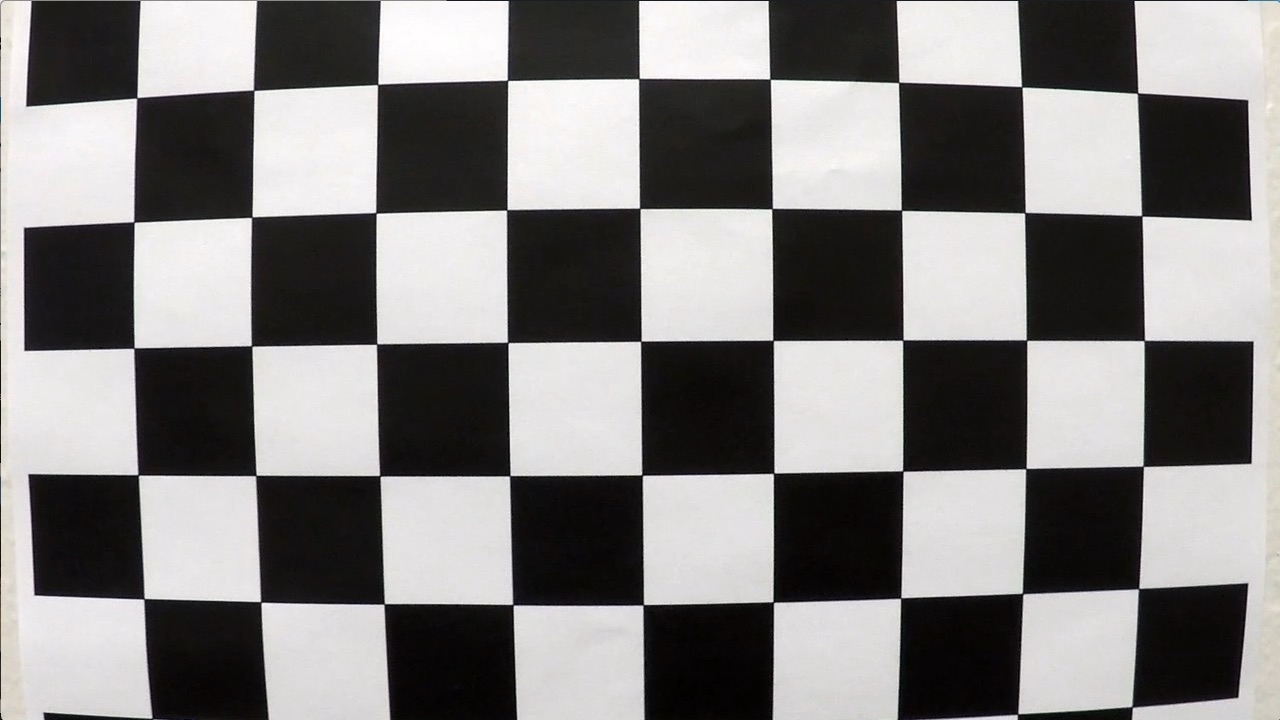
#> input picture CarND-Advanced-Lane-Lines/camera_cal/calibration1.jpg, 1280 x 720 px
$ jupyter execute --allow-errors P1.ipynb   (shell and % lines are left out)   (older library calls are emulated)
#> lines starting #> are read from the running program, lines starting #| are printed output that depends on the picture; after the words box and inside, x2 and y2 are one past the last pixel; in counts of white or black regions, pixels touching at a corner belong together
# Self-Driving Car Engineer Nanodegree

## Project: **Finding Lane Lines on the Road**
***
In this project, you will use the tools you learned about in the lesson to identify lane lines on the road.  You can develop your pipeline on a series of individual images, and later apply the result to a video stream (really just a series of images). Check out the video clip "raw-lines-example.mp4" (also contained in this repository) to see what the output should look like after using the helper functions below.

Once you have a result that looks roughly like "raw-lines-example.mp4", you'll need to get creative and try to average and/or extrapolate the line segments you've detected to map out the full extent of the lane lines.  You can see an example of the result you're going for in the video "P1_example.mp4".  Ultimately, you would like to draw just one line for the left side of the lane, and one for the right.

In addition to implementing code, there is a brief writeup to complete. The writeup should be completed in a separate file, which can be either a markdown file or a pdf document. There is a [write up template](https://github.com/udacity/CarND-LaneLines-P1/blob/master/writeup_template.md) that can be used to guide the writing process. Completing both the code in the Ipython notebook and the writeup template will cover all of the [rubric points](https://review.udacity.com/#!/rubrics/322/view) for this project.

---
Let's have a look at our first image called 'test_images/solidWhiteRight.jpg'.  Run the 2 cells below (hit Shift-Enter or the "play" button above) to display the image.

**Note: If, at any point, you encounter frozen display windows or other confounding issues, you can always start again with a clean slate by going to the "Kernel" menu above and selecting "Restart & Clear Output".**

---

**The tools you have are color selection, region of interest selection, grayscaling, Gaussian smoothing, Canny Edge Detection and Hough Tranform line detection.  You  are also free to explore and try other techniques that were not presented in the lesson.  Your goal is piece together a pipeline to detect the line segments in the image, then average/extrapolate them and draw them onto the image for display (as below).  Once you have a working pipeline, try it out on the video stream below.**

---

<figure>

 <figcaption>
 <p></p>
 <p style="text-align: center;"> Your output should look something like this (above) after detecting line segments using the helper functions below </p>
 </figcaption>
</figure>
 <p></p>
<figure>

 <figcaption>
 <p></p>
 <p style="text-align: center;"> Your goal is to connect/average/extrapolate line segments to get output like this</p>
 </figcaption>
</figure>

**Run the cell below to import some packages.  If you get an `import error` for a package you've already installed, try changing your kernel (select the Kernel menu above --> Change Kernel).  Still have problems?  Try relaunching Jupyter Notebook from the terminal prompt.  Also, consult the forums for more troubleshooting tips.**

## Import Packages

[cell 1]
#importing some useful packages
import matplotlib.pyplot as plt
import matplotlib.image as mpimg
import numpy as np
import cv2
import glob

## Read in an Image

[cell 2]
#reading in an image
image = mpimg.imread('camera_cal/calibration1.jpg')
#> image is the input picture: shape (720, 1280, 3); mean R, G, B 130.1, 128.4, 127.8

#printing out some stats and plotting
print('This image is:', type(image), 'with dimensions:', image.shape)
#| This image is: <class 'numpy.ndarray'> with dimensions: (720, 1280, 3)
plt.imshow(image)  # if you wanted to show a single color channel image called 'gray', for example, call as plt.imshow(gray, cmap='gray')

[cell 3]
# prepare object points, like (0,0,0), (1,0,0), (2,0,0) ....,(6,5,0)
objp = np.zeros((9*6, 3), np.float32)
objp[:,:2] = np.mgrid[0:9,0:6].T.reshape(-1,2)

objpoints = []  # 3d points in real world space
imgpoints = []  # 2d points in image plane.

[cell 4]
# termination criteria
#criteria = (cv2.TERM_CRITERIA_EPS + cv2.TERM_CRITERIA_MAX_ITER, 30, 0.001)
images = glob.glob('camera_cal/*.jpg')
i = 0
for image in images:
    img_bgr = cv2.imread(image)
    gray = cv2.cvtColor(img_bgr, cv2.COLOR_BGR2GRAY)

    # Find the chess board corners
    ret, corners = cv2.findChessboardCorners(gray, (9,6), None)
#> ret = False; corners = None

        # If found, add object points, image points (after refining them)
    if ret == True:
        objpoints.append(objp)

        #corners2 = cv2.cornerSubPix(gray,corners,(11,11),(-1,-1),criteria)
        imgpoints.append(corners)

        # Draw and display the corners
        if i ==0:
            img = cv2.drawChessboardCorners(img_bgr, (9,6), corners, ret)
            cv2.imshow('img', img)
            cv2.waitKey(0)

            cv2.destroyAllWindows()

[cell 5]
print(len(imgpoints), imgpoints[0])
#> (printed output is left out)

[cell 6]
ret, mtx, dist, rvecs, tvecs = cv2.calibrateCamera(objpoints, imgpoints, gray.shape[::-1],None,None)
#> ret = 0.644; mtx = [[1057.6, 0, 691.1], [0, 1058.6, 278], [0, 0, 1]]; dist = [[-0.322, 0.709, 0.013, 0.00946, -1.02]]; rvecs = ([0.424, -0.236, 0.0488], [-0.024, 0.4, -0.0295]); tvecs = ([-2.48, 1.1, 17.79], [-17.95, -0.401, 29.17])

#> (a cell that did not finish here is left out)

#> (a cell that did not finish here is left out)

[cell 9]
def extract_yellow_white(img):
    hls_img = cv2.cvtColor(img, cv2.COLOR_BGR2HLS)
    low = np.uint8([15, 38, 115])
    hight = np.uint8([35, 204, 255])
    y_mask = cv2.inRange(hls_img, low, hight)
    low = np.uint8([0, 200, 0])
    hight = np.uint8([180, 255, 255])
    w_mask = cv2.inRange(hls_img, low, hight)
    y_w_mask = cv2.bitwise_or(y_mask, w_mask)

    return cv2.bitwise_and(img, img, mask=y_w_mask)

[cell 10]
test_imgs = glob.glob('test_images/*.jpg')

[cell 11]
imgs = [cv2.imread(img) for img in test_imgs]
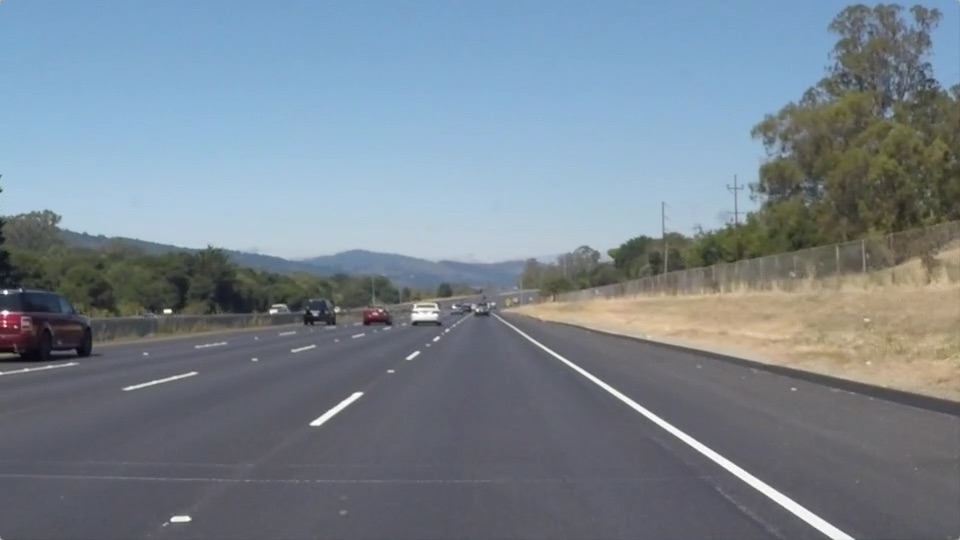
#> input picture CarND-LaneLines-P1-master/test_images/solidWhiteRight.jpg, 960 x 540 px
#> imgs = 1 item

[cell 12]
yw_img = extract_yellow_white(imgs[0])
#> in extract_yellow_white, img is the input picture: shape (540, 960, 3); mean B, G, R 143.7, 132.6, 120.3
#> in extract_yellow_white, `y_mask = cv2.inRange(hls_img, low, hight)`:
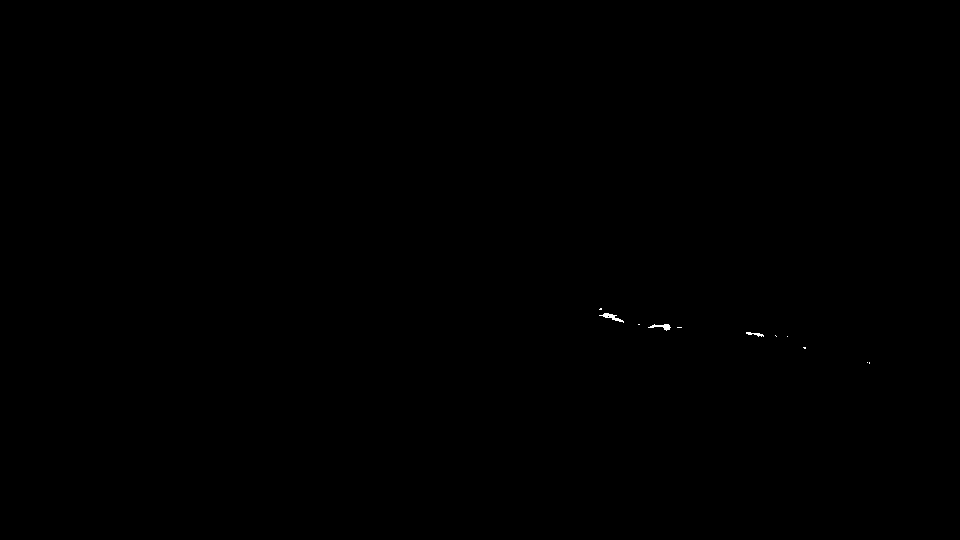
#> y_mask: shape (540, 960); 0.04% white; 11 white regions (8 under 20 px), largest, box (x1, y1, x2, y2) and area: (599, 313, 624, 323) 84, (648, 324, 671, 331) 71, (746, 332, 764, 337) 42

[cell 13]
cv2.imshow("img", imgs[0])
cv2.imshow("img2", yw_img)
cv2.waitKey(0)
cv2.destroyAllWindows()

[cell 14]
gray_img = cv2.cvtColor(yw_img, cv2.COLOR_BGR2GRAY)
blured_img = cv2.GaussianBlur(gray_img, (7, 7), 0)
edges = cv2.Canny(blured_img, 150, 200)
#> edges: shape (540, 960); 0.93% white in thin lines or dots, all inside (x1, y1, x2, y2) = (2, 193, 871, 540)

[cell 15]
cv2.imshow("img3", edges)
cv2.waitKey(0)
cv2.destroyAllWindows()

[cell 16]
def select_region(image):
    """
    It keeps the region surrounded by the `vertices` (i.e. polygon).  Other area is set to 0 (black).
    """
    # first, define the polygon by vertices
    rows, cols = image.shape[:2]
    bottom_left  = [cols*0.1, rows*0.95]
    top_left     = [cols*0.4, rows*0.6]
    bottom_right = [cols*0.9, rows*0.95]
    top_right    = [cols*0.6, rows*0.6]
    # the vertices are an array of polygons (i.e array of arrays) and the data type must be integer
    vertices = np.array([[bottom_left, top_left, top_right, bottom_right]], dtype=np.int32)
    return region_of_interest(image, vertices)

[cell 17]
def region_of_interest(img, vertices):
    """
    Applies an image mask.

    Only keeps the region of the image defined by the polygon
    formed from `vertices`. The rest of the image is set to black.
    `vertices` should be a numpy array of integer points.
    """
    #defining a blank mask to start with
    mask = np.zeros_like(img)

    #defining a 3 channel or 1 channel color to fill the mask with depending on the input image
    if len(img.shape) > 2:
        channel_count = img.shape[2]  # i.e. 3 or 4 depending on your image
        ignore_mask_color = (255,) * channel_count
    else:
        ignore_mask_color = 255

    #filling pixels inside the polygon defined by "vertices" with the fill color
    cv2.fillPoly(mask, np.array([vertices], dtype=np.int32), ignore_mask_color)

    #returning the image only where mask pixels are nonzero
    #plt.imshow(mask)
    masked_image = cv2.bitwise_and(img, mask)
    return masked_image

[cell 18]
roi_img = select_region(edges)
#> in region_of_interest, `cv2.fillPoly(mask, np.array([vertices], dtype=np.int32), ignore_mask_c..`:
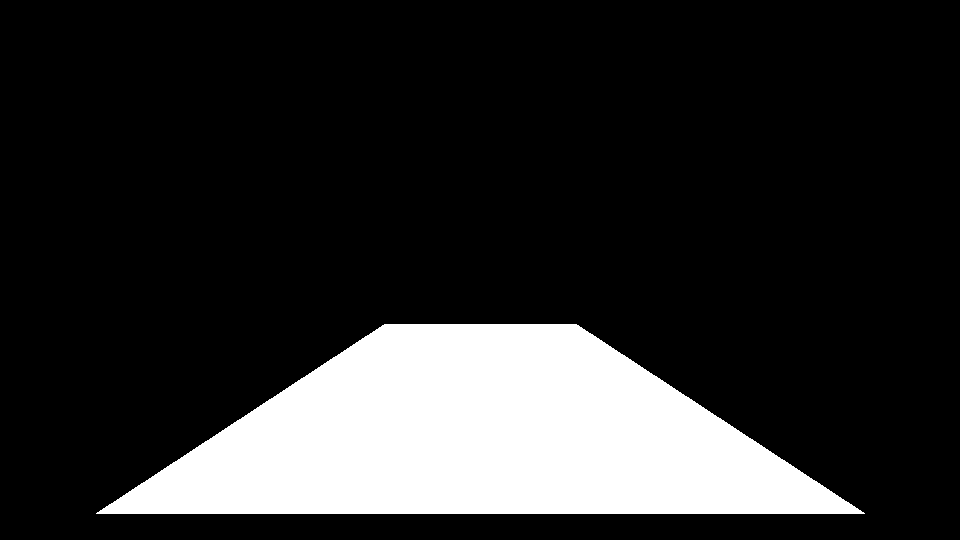
#> mask: shape (540, 960); 17.6% white; 1 white region, box (x1, y1, x2, y2) and area: (96, 324, 865, 514) 91489

[cell 19]
cv2.imshow("img4", roi_img)
cv2.waitKey(0)
cv2.destroyAllWindows()

[cell 20]
sobel_x = cv2.Sobel(blured_img, cv2.CV_64F, 1, 0, ksize=9)
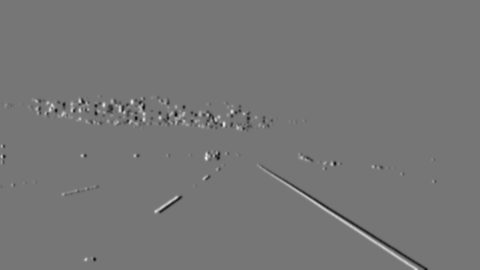
#> sobel_x: shape (540, 960) float64 (shown at 1/2 size); min -1230458, max 1420177, mean -34.1; drawn with min black and max white
sobel_y = cv2.Sobel(blured_img, cv2.CV_64F, 0, 1, ksize=9)
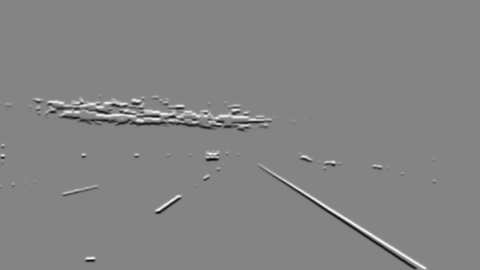
#> sobel_y: shape (540, 960) float64 (shown at 1/2 size); min -1568708, max 1442983, mean 299; drawn with min black and max white

sobel_mag = np.sqrt(sobel_x ** 2 + sobel_y ** 2)
sobel_mag = np.uint8(sobel_mag / np.max(sobel_mag) * 255)

_, sobel_mag = cv2.threshold(sobel_mag, 100, 255, cv2.THRESH_BINARY)
#> sobel_mag: shape (540, 960); 2.3% white; 62 white regions (24 under 20 px), largest, box (x1, y1, x2, y2) and area: (530, 338, 855, 540) 3300, (158, 201, 322, 244) 1740, (98, 214, 333, 251) 1346
#sobel_mag = cv2.adaptiveThreshold(sobel_mag, 127, cv2.ADAPTIVE_THRESH_GAUSSIAN_C, cv2.THRESH_BINARY,11,2)

sobel_mag.astype(bool)

[cell 21]
cv2.imshow("img5", sobel_mag)
cv2.waitKey(0)
cv2.destroyAllWindows()

[cell 22]
roi_img_sobel = select_region(sobel_mag)

[cell 23]
cv2.imshow("img6", roi_img_sobel)
cv2.waitKey(0)
cv2.destroyAllWindows()

[cell 24]
kernel = np.ones((9, 9), np.uint8)
closing = cv2.morphologyEx(roi_img_sobel.astype(np.uint8), cv2.MORPH_CLOSE, kernel)
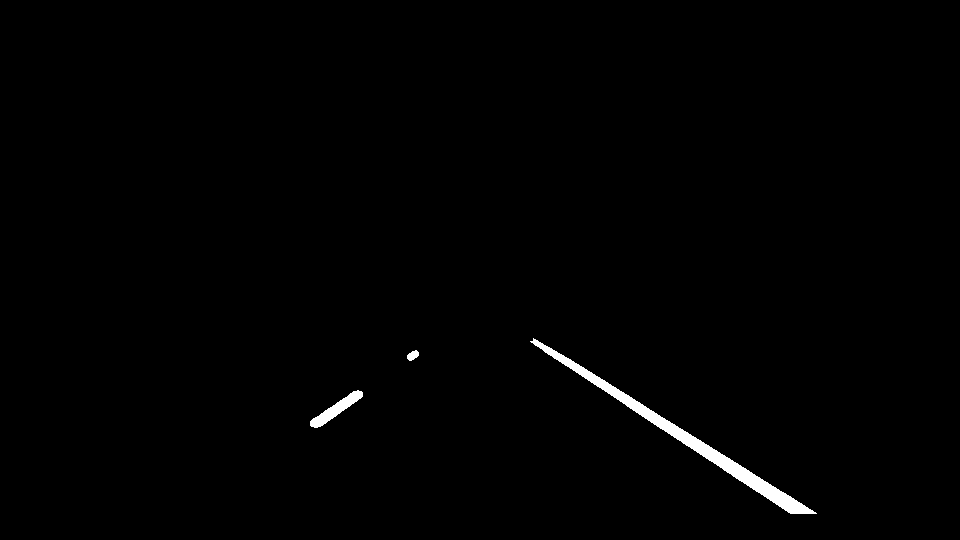
#> closing: shape (540, 960); 0.81% white; 3 white regions, box (x1, y1, x2, y2) and area: (530, 338, 817, 514) 3492, (310, 390, 363, 428) 610, (407, 350, 419, 361) 87
#> (the rest of the program and of its run is left out)
